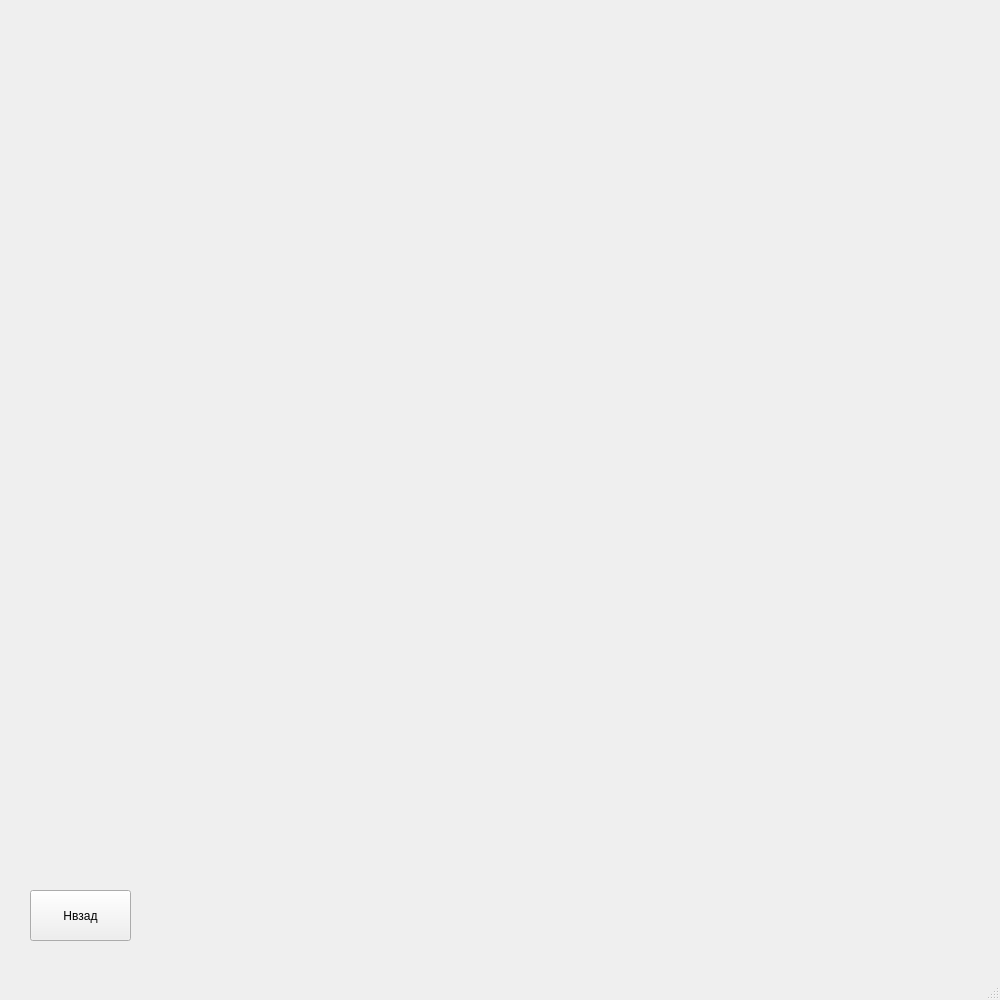
<?xml version="1.0" encoding="UTF-8"?>
<ui version="4.0">
 <class>MainWindow</class>
 <widget class="QMainWindow" name="MainWindow">
  <property name="geometry">
   <rect>
    <x>0</x>
    <y>0</y>
    <width>1000</width>
    <height>1000</height>
   </rect>
  </property>
  <property name="windowTitle">
   <string>MainWindow</string>
  </property>
  <widget class="QWidget" name="centralwidget">
   <widget class="QPushButton" name="btn_back">
    <property name="geometry">
     <rect>
      <x>30</x>
      <y>890</y>
      <width>101</width>
      <height>51</height>
     </rect>
    </property>
    <property name="text">
     <string>Нвзад</string>
    </property>
   </widget>
  </widget>
  <widget class="QMenuBar" name="menubar">
   <property name="geometry">
    <rect>
     <x>0</x>
     <y>0</y>
     <width>1000</width>
     <height>21</height>
    </rect>
   </property>
  </widget>
  <widget class="QStatusBar" name="statusbar"/>
 </widget>
 <resources/>
 <connections/>
</ui>
